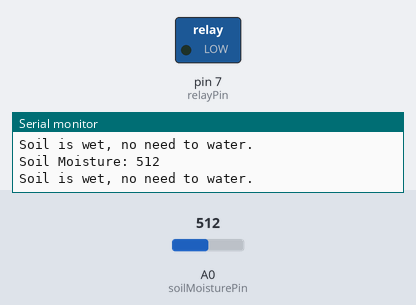
Recording of a sketch running on a simulated Arduino Uno, built with avr-gcc and run on an emulated ATmega328P. Shown: switched loads named in the sketch (green lamp = pin HIGH), the last lines printed to the serial monitor. Inputs (shaded band) come from the test bench; at power-on: A0 (soilMoisturePin) = 512.

Above: at 10.8 s.
10.9 s: A0 (soilMoisturePin) set to 481
At 20.3 s:
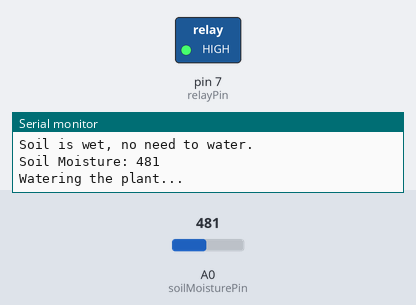
21.5 s: A0 (soilMoisturePin) set to 510
At 30.3 s:
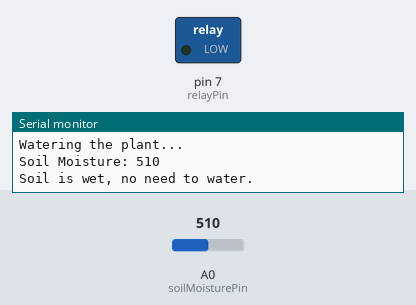
31.5 s: A0 (soilMoisturePin) set to 490
At 40.4 s:
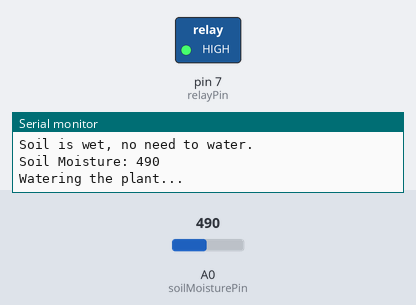
Timing chart, 0 to 41.9 s (numbered marks = the images above; inputs shaded):
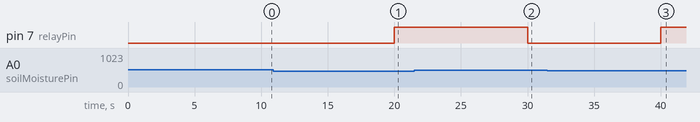

The sketch:

plant_watering_system.ino
```cpp
#define soilMoisturePin A0  // Soil moisture sensor pin
#define relayPin 7          // Relay control pin

void setup() {
  Serial.begin(9600);
  pinMode(relayPin, OUTPUT);
}

void loop() {
  int moistureLevel = analogRead(soilMoisturePin);  // Read moisture level
  Serial.print("Soil Moisture: ");
  Serial.println(moistureLevel);

  if (moistureLevel < 500) {  // If soil is dry, activate the relay
    digitalWrite(relayPin, HIGH);  // Turn on the water pump
    Serial.println("Watering the plant...");
  } else {
    digitalWrite(relayPin, LOW);  // Turn off the water pump
    Serial.println("Soil is wet, no need to water.");
  }
  delay(10000);  // Wait 10 seconds before checking again
}
```

Measured:
- the behaviour switches between 500 and 499 on A0 (soilMoisturePin) (found by bisection; images 0 and 1)
- after the input at 10.9 s, pin 7 (relayPin): LOW → HIGH after 9.1 s
- after the input at 21.5 s, pin 7 (relayPin): HIGH → LOW after 8.5 s
- after the input at 31.5 s, pin 7 (relayPin): LOW → HIGH after 8.5 s
